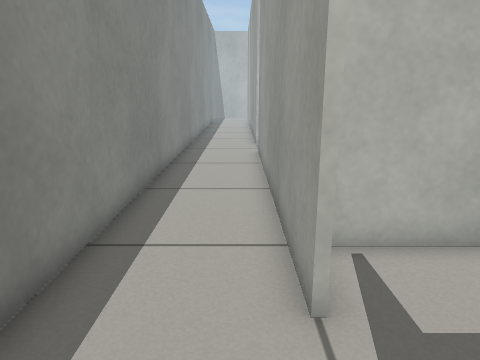
[1] (above)

16 first-person views from a walk through a Gazebo world. The camera is 0.69 m above the floor, tilts 14° down and sees 70° across. The floor is counted in squares, 0.25 m on a side. Each view is taken from the middle of a square. On the plan, view 1 faces up. The plan holds only what a view shows up to about 20 squares ahead; the rest is blank. The robots in the file are not drawn.

[2]
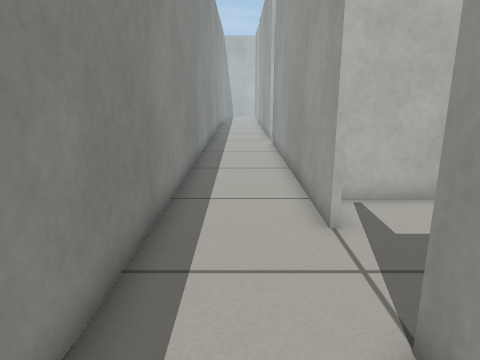

[3]
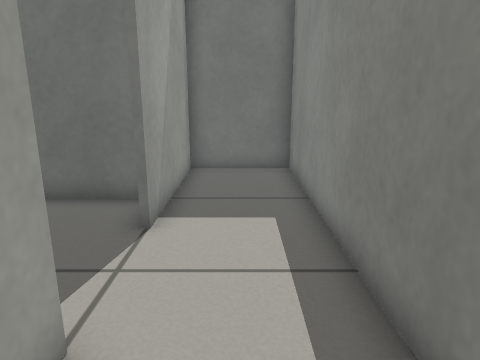

[4]
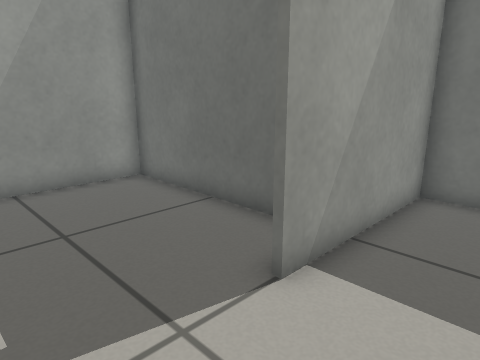

[5]
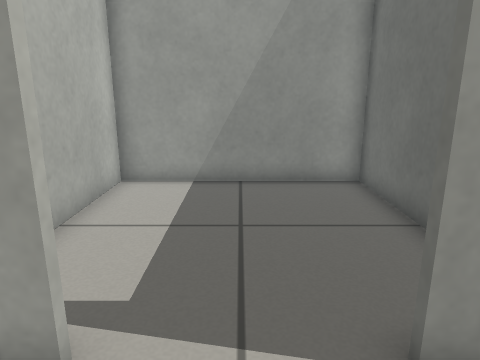

[6]
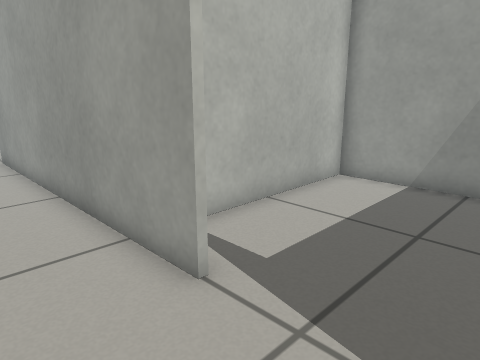

[7]
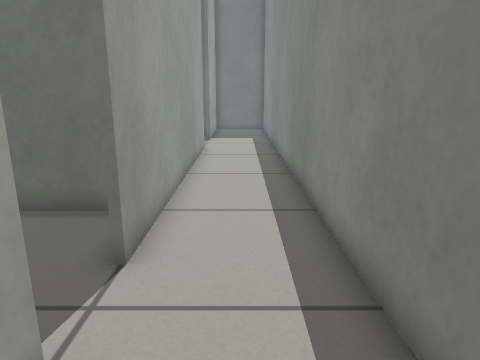

[8]
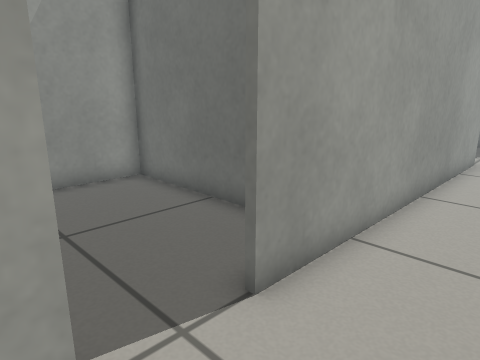

[9]
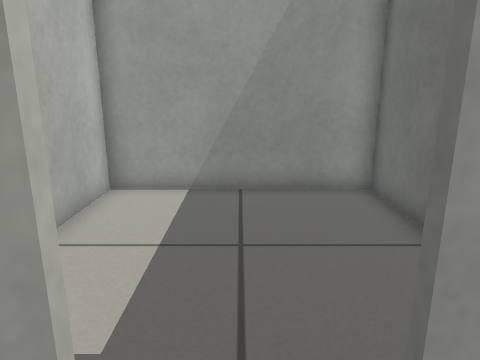

[10]
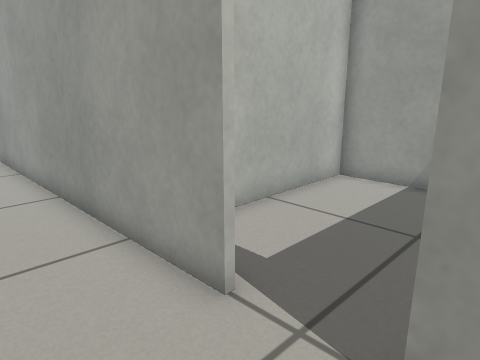

[11]
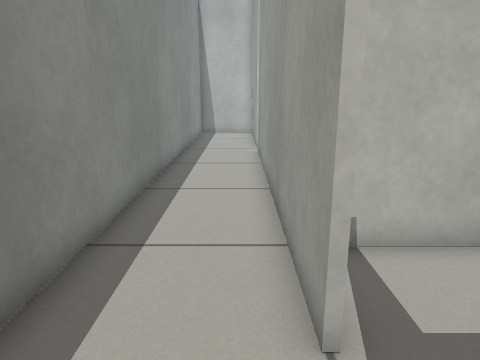

[12]
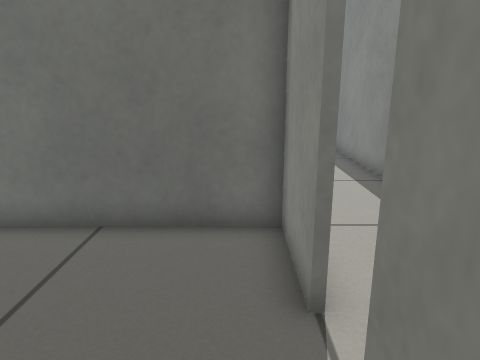

[13]
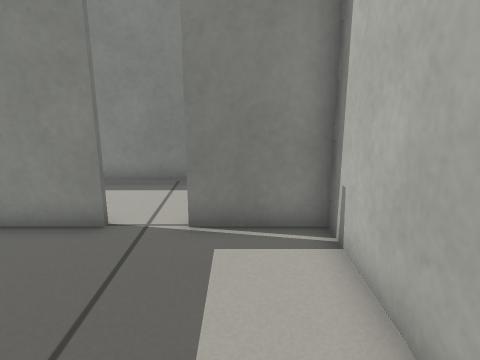

[14]
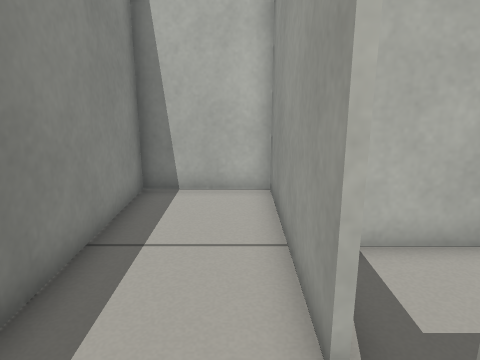

[15]
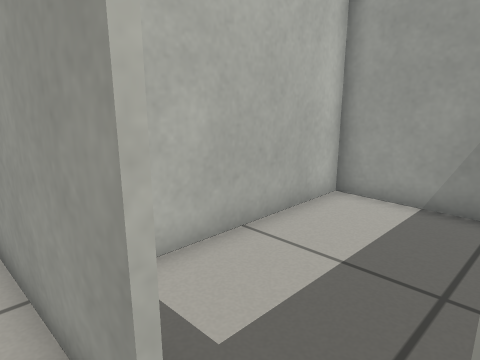

[16]
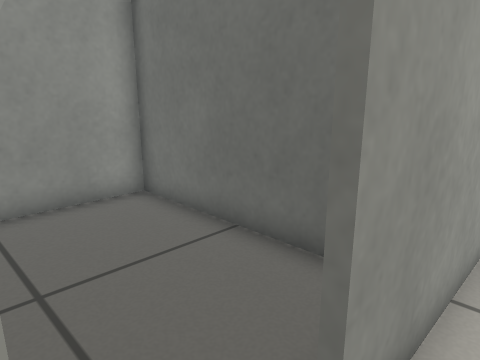

### Floor plan
Ten units are one square. View 1 is at (0, 0); x grows to the right and y downward. Boxes are objects, and circles mark ways between rooms. Rooms are numbered by the first view taken in them; rooms with no view inside come last. Other rooms are left out.
<svg viewBox="-34 -424 128 488">
<path fill="none" stroke="#000" d="M9 -191 9 -331M9 -38 9 -169M9 -349 9 -419 -29 -419 -29 59 9 59 9 -2M11 -331 11 -301 89 -301 89 -379 11 -379 11 -349M21 -141 89 -141 89 -219 20 -219M16 19 89 19 89 -59 16 -59"/>
<circle cx="10" cy="-340" r="3" fill="#2a7"/>
<circle cx="10" cy="-180" r="3" fill="#2a7"/>
<circle cx="10" cy="-20" r="3" fill="#2a7"/>
<text x="-10" y="-180">1</text>
<text x="50" y="-340">2</text>
<text x="50" y="-180">3</text>
<text x="50" y="-20">4</text>
</svg>
Room 1 opens to room 2. Room 1 opens to room 3. Room 1 opens to room 4.

Where each view was taken, in squares from view 1:
view 1: 0 up, 0 right, facing up
view 2: 3 down, 1 left, facing up
view 3: 7 up, 1 left, facing down
view 4: 4 up, 2 left, facing down-right
view 5: 2 up, 2 left, facing right
view 6: 0 up, 2 left, facing up-right
view 7: 22 up, 1 left, facing down
view 8: 20 up, 2 left, facing down-right
view 9: 18 up, 1 left, facing right
view 10: 16 up, 2 left, facing up-right
view 11: 16 up, 0 right, facing up
view 12: 37 up, 2 right, facing down
view 13: 36 up, 8 right, facing left
view 14: 32 up, 0 right, facing up
view 15: 33 up, 0 right, facing up-right
view 16: 35 up, 0 right, facing down-right
